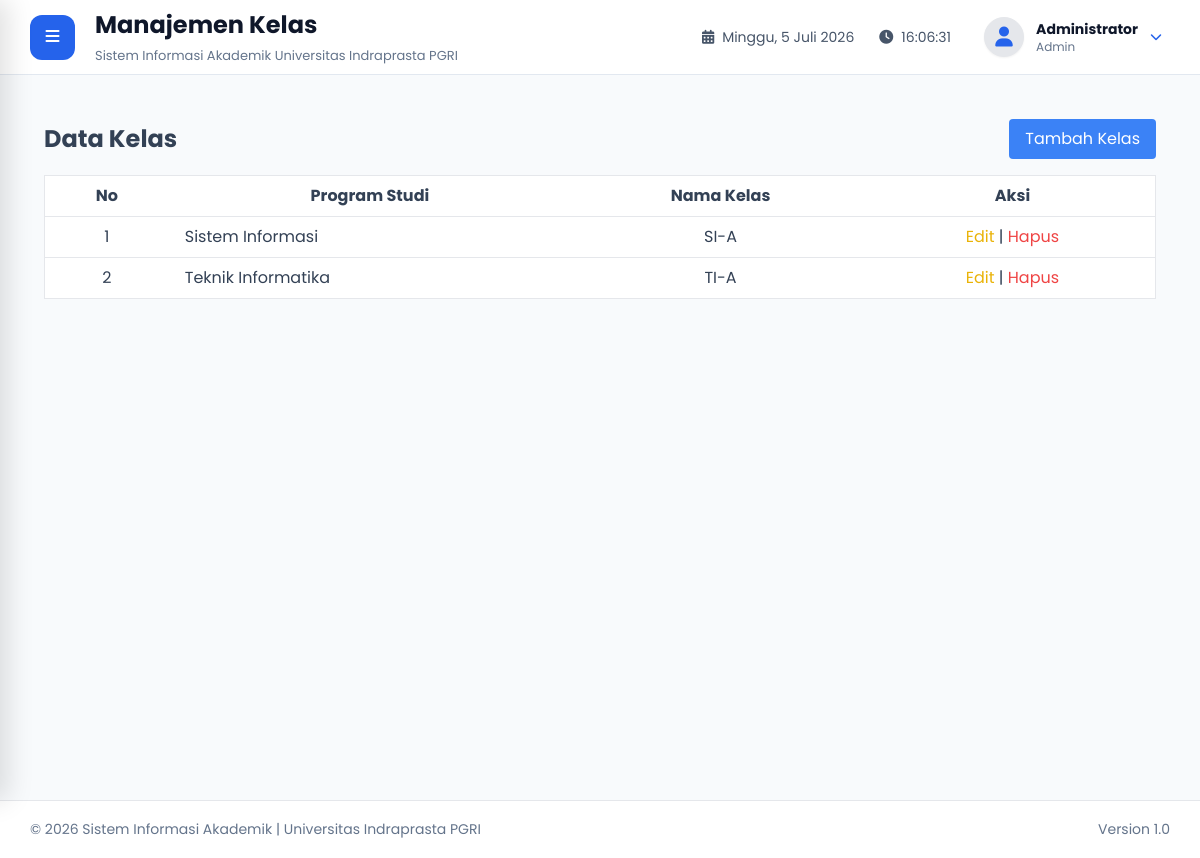
The page /admin/kelas/index.php (signed in) on the database its author committed.
### tables this page shows
CREATE TABLE `kelas` (
  `id_kelas` CHAR(36) PRIMARY KEY,
  `id_prodi` CHAR(36) NOT NULL,
  `nama_kelas` VARCHAR(20) NOT NULL,
  UNIQUE KEY `uk_prodi_kelas` (`id_prodi`, `nama_kelas`),
  FOREIGN KEY (`id_prodi`) REFERENCES `prodi`(`id_prodi`) ON DELETE CASCADE
);

CREATE TABLE `prodi` (
  `id_prodi` CHAR(36) PRIMARY KEY,
  `kode_prodi` VARCHAR(10) UNIQUE NOT NULL,
  `nama_prodi` VARCHAR(100) NOT NULL
);

### admin/kelas/index.php (the view, shortened to what this page needs)
<?php
require_once "../../layout/header.php";
require_once "../../layout/sidebar.php";
require_once "../../layout/navbar.php";
$kelas = $pdo->query("
    SELECT k.*, p.nama_prodi
    FROM kelas k
    JOIN prodi p ON k.id_prodi = p.id_prodi
    ORDER BY p.nama_prodi ASC, k.nama_kelas ASC
")->fetchAll();
?>
<div class="p-6">
    <div class="flex justify-between items-center mb-4">
        <h1 class="text-2xl font-bold">Data Kelas</h1>
        <a href="tambah.php" class="bg-blue-500 text-white px-4 py-2 rounded">Tambah Kelas</a>
    </div>
    <table class="min-w-full bg-white border">
        <thead>
            <tr>
                <th class="py-2 px-4 border-b">No</th>
                <th class="py-2 px-4 border-b">Program Studi</th>
                <th class="py-2 px-4 border-b">Nama Kelas</th>
                <th class="py-2 px-4 border-b">Aksi</th>
            </tr>
        </thead>
        <tbody>
            <?php foreach($kelas as $i => $k): ?>
            <tr>
                <td class="py-2 px-4 border-b text-center"><?= $i+1 ?></td>
                <td class="py-2 px-4 border-b"><?= htmlspecialchars($k['nama_prodi']) ?></td>
                <td class="py-2 px-4 border-b text-center"><?= htmlspecialchars($k['nama_kelas']) ?></td>
                <td class="py-2 px-4 border-b text-center">
                    <a href="edit.php?id=<?= $k['id_kelas'] ?>" class="text-yellow-500">Edit</a> |
                    <a href="hapus.php?id=<?= $k['id_kelas'] ?>" class="text-red-500" onclick="return confirm('Yakin hapus?')">Hapus</a>
                </td>
            </tr>
            <?php endforeach; ?>
        </tbody>
    </table>
</div>
<?php require_once "../../layout/footer.php"; ?>

### assets/css/style.css (style rules this page uses)
* { margin:0; padding:0; box-sizing:border-box; font-family:'Poppins',sans-serif; }
html { scroll-behavior:smooth; }
body { background:#f1f5f9; color:#334155; overflow-x:hidden; }
a { text-decoration:none; color:inherit; }
.text-center { text-align:center; }
.mb-4 { margin-bottom:40px; }
.rounded { border-radius:12px; }

### rows shown on the page
kelas: id_prodi.nama_prodi "Sistem Informasi", nama_kelas "SI-A"
kelas: id_prodi.nama_prodi "Teknik Informatika", nama_kelas "TI-A"

### other values the page prints
$pageTitle "Manajemen Kelas"
$nama "Administrator"
$role "Admin"
NAMA_APLIKASI "Sistem Informasi Akademik"
NAMA_KAMPUS "Universitas Indraprasta PGRI"
VERSI "1.0"
